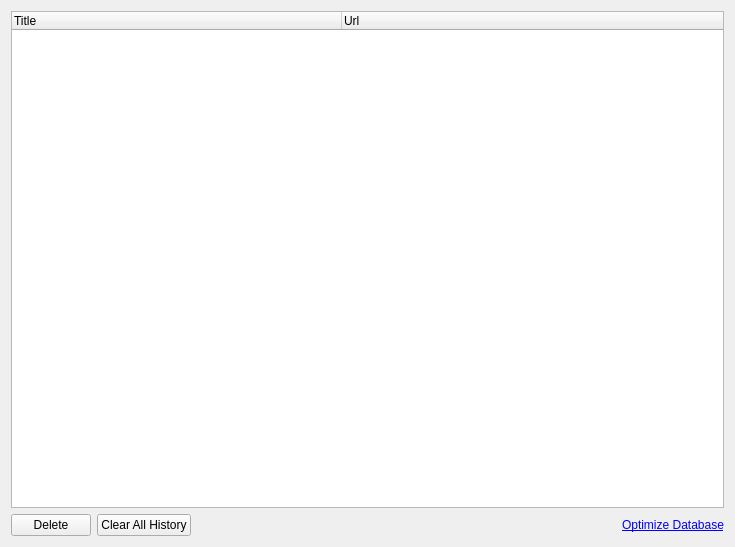
<?xml version="1.0" encoding="UTF-8"?>
<ui version="4.0">
 <class>HistoryManager</class>
 <widget class="QWidget" name="HistoryManager">
  <property name="geometry">
   <rect>
    <x>0</x>
    <y>0</y>
    <width>735</width>
    <height>547</height>
   </rect>
  </property>
  <property name="windowTitle">
   <string>History</string>
  </property>
  <property name="windowIcon">
   <iconset resource="../data/icons.qrc">
    <normaloff>:/icons/qupzilla.png</normaloff>:/icons/qupzilla.png</iconset>
  </property>
  <layout class="QGridLayout" name="gridLayout">
   <item row="0" column="0" colspan="4">
    <widget class="TreeWidget" name="historyTree">
     <property name="contextMenuPolicy">
      <enum>Qt::CustomContextMenu</enum>
     </property>
     <property name="alternatingRowColors">
      <bool>true</bool>
     </property>
     <attribute name="headerDefaultSectionSize">
      <number>330</number>
     </attribute>
     <column>
      <property name="text">
       <string>Title</string>
      </property>
     </column>
     <column>
      <property name="text">
       <string>Url</string>
      </property>
     </column>
    </widget>
   </item>
   <item row="1" column="0">
    <widget class="QPushButton" name="deleteB">
     <property name="text">
      <string>Delete</string>
     </property>
     <property name="shortcut">
      <string>Del</string>
     </property>
    </widget>
   </item>
   <item row="1" column="1">
    <widget class="QPushButton" name="clearAll">
     <property name="text">
      <string>Clear All History</string>
     </property>
    </widget>
   </item>
   <item row="1" column="2">
    <spacer name="horizontalSpacer">
     <property name="orientation">
      <enum>Qt::Horizontal</enum>
     </property>
     <property name="sizeHint" stdset="0">
      <size>
       <width>40</width>
       <height>20</height>
      </size>
     </property>
    </spacer>
   </item>
   <item row="1" column="3">
    <widget class="ClickableLabel" name="optimizeDb">
     <property name="cursor">
      <cursorShape>PointingHandCursor</cursorShape>
     </property>
     <property name="styleSheet">
      <string notr="true">color: blue;
text-decoration: underline;</string>
     </property>
     <property name="text">
      <string>Optimize Database</string>
     </property>
    </widget>
   </item>
  </layout>
 </widget>
 <customwidgets>
  <customwidget>
   <class>TreeWidget</class>
   <extends>QTreeWidget</extends>
   <header>treewidget.h</header>
  </customwidget>
  <customwidget>
   <class>ClickableLabel</class>
   <extends>QLabel</extends>
   <header>clickablelabel.h</header>
  </customwidget>
 </customwidgets>
 <resources>
  <include location="../data/icons.qrc"/>
 </resources>
 <connections/>
</ui>
